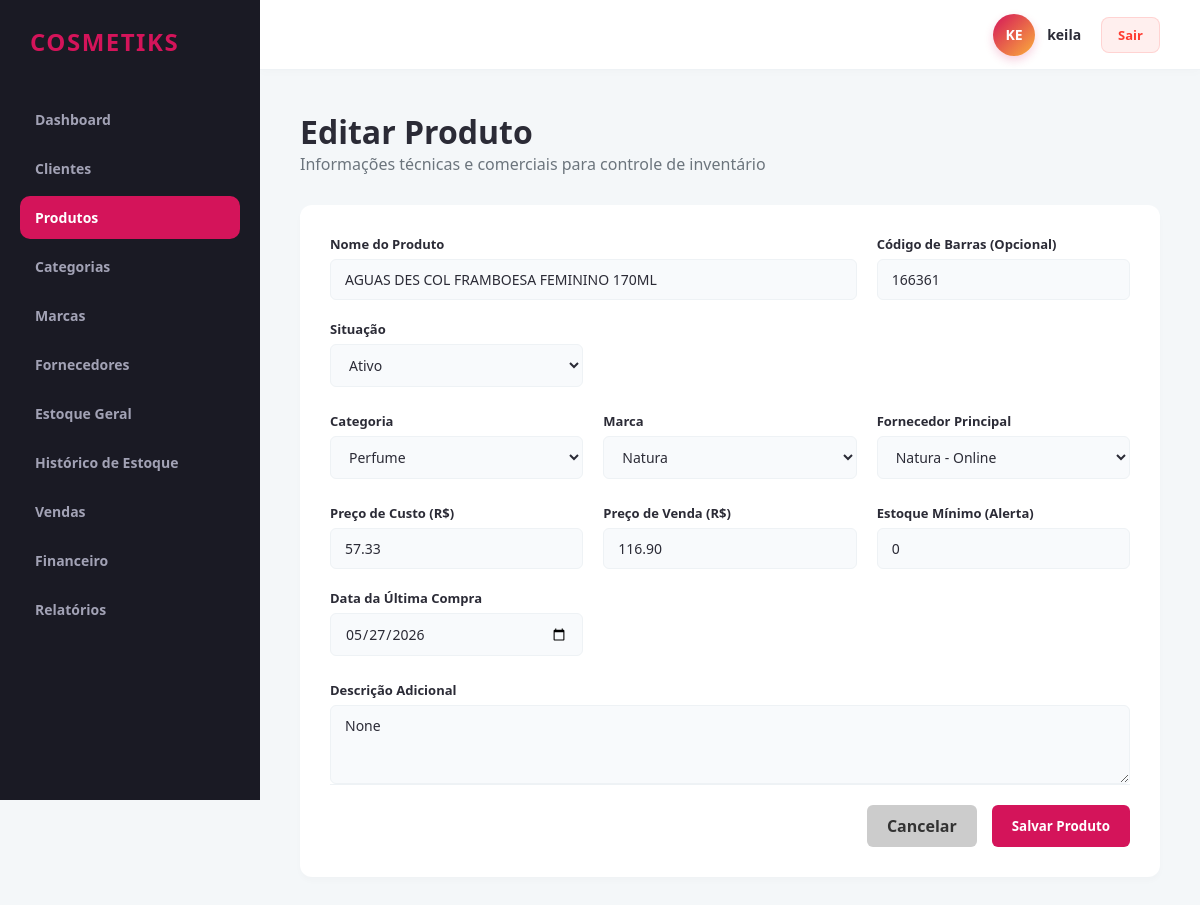
Screenshot of /produtos/editar/76 (signed in) with the database file from the repository.
### app/models/produto.py (models this page shows)
class Produto(db.Model):
    __tablename__ = 'produtos'
    id = db.Column(db.Integer, primary_key=True)
    revendedor_id = db.Column(db.Integer, db.ForeignKey('revendedores.id'), nullable=False)
    categoria_id = db.Column(db.Integer, db.ForeignKey('categorias.id'), nullable=False)
    marca_id = db.Column(db.Integer, db.ForeignKey('marcas.id'), nullable=False)
    fornecedor_id = db.Column(db.Integer, db.ForeignKey('fornecedores.id'), nullable=False)
    nome = db.Column(db.String(150), nullable=False)
    codigo_barras = db.Column(db.String(50), nullable=True)
    descricao = db.Column(db.Text, nullable=True)
    quantidade_estoque = db.Column(db.Integer, default=0, nullable=False)
    estoque_minimo = db.Column(db.Integer, default=0, nullable=False)
    preco_custo = db.Column(db.Numeric(10, 2), nullable=False)
    preco_venda = db.Column(db.Numeric(10, 2), nullable=False)
    data_compra = db.Column(db.Date, nullable=True)
    situacao = db.Column(db.String(20), default='Ativo')
    movimentacoes_estoque = db.relationship('Estoque', backref='produto', lazy=True)

### app/models/categoria.py (models this page shows)
class Categoria(db.Model):
    __tablename__ = 'categorias'
    id = db.Column(db.Integer, primary_key=True)
    revendedor_id = db.Column(db.Integer, db.ForeignKey('revendedores.id'), nullable=False)
    nome = db.Column(db.String(100), nullable=False)
    descricao = db.Column(db.Text, nullable=True)
    produtos = db.relationship('Produto', backref='categoria', lazy=True)

### app/models/marca.py (models this page shows)
class Marca(db.Model):
    __tablename__ = 'marcas'
    id = db.Column(db.Integer, primary_key=True)
    revendedor_id = db.Column(db.Integer, db.ForeignKey('revendedores.id'), nullable=False)
    nome = db.Column(db.String(100), nullable=False)
    descricao = db.Column(db.Text, nullable=True)
    produtos = db.relationship('Produto', backref='marca', lazy=True)

### app/models/fornecedor.py (models this page shows)
class Fornecedor(db.Model):
    __tablename__ = 'fornecedores'
    id = db.Column(db.Integer, primary_key=True)
    revendedor_id = db.Column(db.Integer, db.ForeignKey('revendedores.id'), nullable=False)
    nome = db.Column(db.String(150), nullable=False)
    telefone = db.Column(db.String(20), nullable=True)
    whatsapp = db.Column(db.String(20), nullable=True)
    email = db.Column(db.String(100), nullable=True)
    observacoes = db.Column(db.Text, nullable=True)
    produtos = db.relationship('Produto', backref='fornecedor', lazy=True)

### app/controllers/produto_controller.py (the view, shortened to what this page needs)
@produto_bp.route('/editar/<int:id_produto>', methods=['GET', 'POST'])
@revendedor_required
def editar(id_produto):
    revendedor_id = session.get('revendedor_id')
    prod = produto_service.produto_repo.get_by_id_and_revendedor(id_produto, revendedor_id)
    categorias = categoria_service.listar_todas(revendedor_id)
    marcas = marca_service.listar_todas(revendedor_id)
    fornecedores = fornecedor_service.listar_todos(revendedor_id)
    return render_template('produtos/form.html', produto=prod, categorias=categorias, marcas=marcas, fornecedores=fornecedores)

### app/controllers/produto_controller.py (called while the page is built)
def revendedor_required(f):
    @wraps(f)
    def decorated_function(*args, **kwargs):
        if not session.get('usuario_logado') or session.get('is_admin'):
            flash('Acesso restrito a revendedores autenticados.', 'danger')
            return redirect(url_for('auth.login'))
        return f(*args, **kwargs)
    return decorated_function

### app/repositories/base_repository.py (called while the page is built)
    def get_by_id_and_revendedor(self, id, revendedor_id):
        return self.model.query.filter_by(id=id, revendedor_id=revendedor_id).first()

### app/repositories/categoria_repository.py (called while the page is built)
    def get_todas_ordenadas(self, revendedor_id):
        return self.model.query.filter_by(revendedor_id=revendedor_id).order_by(self.model.nome.asc()).all()

### app/repositories/fornecedor_repository.py (called while the page is built)
    def get_todos_ordenados(self, revendedor_id):
        return self.model.query.filter_by(revendedor_id=revendedor_id).order_by(self.model.nome.asc()).all()

### app/repositories/marca_repository.py (called while the page is built)
    def get_todas_ordenadas(self, revendedor_id):
        return self.model.query.filter_by(revendedor_id=revendedor_id).order_by(self.model.nome.asc()).all()

### app/services/categoria_service.py (called while the page is built)
    def listar_todas(self, revendedor_id):
        return self.categoria_repo.get_todas_ordenadas(revendedor_id)

### app/services/fornecedor_service.py (called while the page is built)
    def listar_todos(self, revendedor_id):
        return self.fornecedor_repo.get_todos_ordenados(revendedor_id)

### app/services/marca_service.py (called while the page is built)
    def listar_todas(self, revendedor_id):
        return self.marca_repo.get_todas_ordenadas(revendedor_id)

### app/templates/produtos/form.html (shortened to what this page needs)
{% extends 'base.html' %}
{% block content %}
<div class="header-panel">
    <div>
        <h1>{% if produto %}Editar{% else %}Novo{% endif %} Produto</h1>
        <p style="color: var(--text-muted);">Informações técnicas e comerciais para controle de inventário</p>
    </div>
</div>
<div class="form-container">
    <form action="{% if produto %}{{ url_for('produto.editar', id_produto=produto.id) }}{% else %}{{ url_for('produto.novo') }}{% endif %}" method="POST">
        <div class="form-grid">
            <div class="form-group" style="grid-column: span 2;">
                <label class="form-label">Nome do Produto</label>
                <input type="text" name="nome" class="form-control" value="{{ produto.nome if produto else '' }}" required>
            </div>
            <div class="form-group">
                <label class="form-label">Código de Barras (Opcional)</label>
                <input type="text" name="codigo_barras" class="form-control" value="{{ produto.codigo_barras if produto else '' }}">
            </div>
            <div class="form-group">
                <label class="form-label">Situação</label>
                <select name="situacao" class="form-control">
                    <option value="Ativo" {% if produto and produto.situacao == 'Ativo' %}selected{% endif %}>Ativo</option>
                </select>
            </div>
        </div>
        <div class="form-grid">
            <div class="form-group">
                <label class="form-label">Categoria</label>
                <select name="categoria_id" class="form-control" required>
                    {% for cat in categorias %}
                    <option value="{{ cat.id }}" {% if produto and produto.categoria_id == cat.id %}selected{% endif %}>{{ cat.nome }}</option>
                    {% endfor %}
                </select>
            </div>
            <div class="form-group">
                <label class="form-label">Marca</label>
                <select name="marca_id" class="form-control" required>
                    {% for m in marcas %}
                    <option value="{{ m.id }}" {% if produto and produto.marca_id == m.id %}selected{% endif %}>{{ m.nome }}</option>
                    {% endfor %}
                </select>
            </div>
            <div class="form-group">
                <label class="form-label">Fornecedor Principal</label>
                <select name="fornecedor_id" class="form-control" required>
                    {% for f in fornecedores %}
                    <option value="{{ f.id }}" {% if produto and produto.fornecedor_id == f.id %}selected{% endif %}>{{ f.nome }}</option>
                    {% endfor %}
                </select>
            </div>
        </div>
        <div class="form-grid">
            <div class="form-group">
                <label class="form-label">Preço de Custo (R$)</label>
                <input type="number" step="0.01" name="preco_custo" class="form-control" value="{{ produto.preco_custo if produto else '0.00' }}" required>
            </div>
            <div class="form-group">
                <label class="form-label">Preço de Venda (R$)</label>
                <input type="number" step="0.01" name="preco_venda" class="form-control" value="{{ produto.preco_venda if produto else '0.00' }}" required>
            </div>
            <div class="form-group">
                <label class="form-label">Estoque Mínimo (Alerta)</label>
                <input type="number" name="estoque_minimo" class="form-control" value="{{ produto.estoque_minimo if produto else '0' }}" required>
            </div>
            <div class="form-group">
                <label class="form-label">Data da Última Compra</label>
                <input type="date" name="data_compra" class="form-control" value="{{ produto.data_compra if produto else '' }}">
            </div>
        </div>
        <div class="form-group full-width" style="margin-top: 15px;">
            <label class="form-label">Descrição Adicional</label>
            <textarea name="descricao" class="form-control" rows="3">{{ produto.descricao if produto else '' }}</textarea>
        </div>
        <div class="form-actions">
            <a href="{{ url_for('produto.index') }}" class="btn btn-danger" style="background: #ccc; color: #333;">Cancelar</a>
            <button type="submit" class="btn btn-primary">Salvar Produto</button>
        </div>
    </form>
</div>
{% endblock %}

### app/static/css/main.css (style rules this page uses)
:root { --primary-color: #d4145a; --secondary-color: #fbb03b; --dark-bg: #1a1a24; --card-bg: #ffffff; --text-main: #2b2b36; --text-muted: #6c757d; --border-color: #eef2f5; --success: #00b074; --danger: #ff3b30; --warning: #ffcc00; }
* { margin: 0; padding: 0; box-sizing: border-box; font-family: 'Segoe UI', Tahoma, Geneva, Verdana, sans-serif; }
body { background-color: #f4f7f9; color: var(--text-main); display: flex; min-height: 100vh; }
.header-panel { display: flex; justify-content: space-between; align-items: center; margin-bottom: 30px; }
.btn { padding: 10px 20px; border-radius: 6px; border: none; font-weight: 600; cursor: pointer; transition: background 0.2s; text-decoration: none; display: inline-block; }
.btn-primary { background: var(--primary-color); color: #fff; }
.btn-danger { background: var(--danger); color: #fff; }

### app/static/css/components.css (style rules this page uses)
.form-container { background: #ffffff; border-radius: 12px; padding: 30px; box-shadow: 0 4px 6px rgba(0,0,0,0.02); }
.form-grid { display: grid; grid-template-columns: repeat(auto-fit, minmax(220px, 1fr)); gap: 20px; margin-bottom: 25px; }
.form-group { display: flex; flex-direction: column; gap: 6px; }
.form-group.full-width { grid-column: 1 / -1; }
.form-label { font-size: 13px; font-weight: 600; color: var(--text-main); }
.form-control { padding: 10px 14px; border: 1px solid #eef2f5; border-radius: 6px; background-color: #f8fafc; font-size: 14px; color: var(--text-main); transition: all 0.2s; }
.form-actions { display: flex; justify-content: flex-end; gap: 15px; border-top: 1px solid var(--border-color); padding-top: 20px; }

### rows the page displays
Produto: nome "AGUAS DES COL FRAMBOESA FEMININO 170ML", codigo_barras "166361", situacao "Ativo", categoria_id "Perfume", marca_id "Natura", fornecedor_id "Natura - Online", preco_custo "57.33", preco_venda "116.90", estoque_minimo "0", data_compra "05/27/2026", descricao "None"

### other values shown
{{ saas_name }} "COSMETIKS"
{{ username_raw[:2]|upper }} "KE"
{{ username_raw }} "keila"
